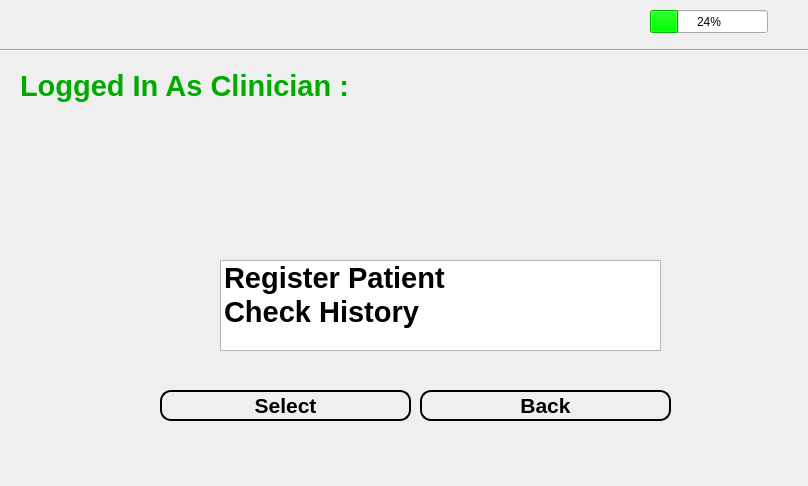
<?xml version="1.0" encoding="UTF-8"?>
<ui version="4.0">
 <class>ClinicianOptions</class>
 <widget class="QWidget" name="ClinicianOptions">
  <property name="geometry">
   <rect>
    <x>0</x>
    <y>0</y>
    <width>808</width>
    <height>486</height>
   </rect>
  </property>
  <property name="windowTitle">
   <string>Form</string>
  </property>
  <widget class="QLabel" name="Date">
   <property name="geometry">
    <rect>
     <x>30</x>
     <y>10</y>
     <width>191</width>
     <height>31</height>
    </rect>
   </property>
   <property name="palette">
    <palette>
     <active>
      <colorrole role="WindowText">
       <brush brushstyle="SolidPattern">
        <color alpha="255">
         <red>0</red>
         <green>0</green>
         <blue>0</blue>
        </color>
       </brush>
      </colorrole>
      <colorrole role="Text">
       <brush brushstyle="SolidPattern">
        <color alpha="255">
         <red>0</red>
         <green>0</green>
         <blue>0</blue>
        </color>
       </brush>
      </colorrole>
      <colorrole role="LinkVisited">
       <brush brushstyle="SolidPattern">
        <color alpha="255">
         <red>0</red>
         <green>0</green>
         <blue>0</blue>
        </color>
       </brush>
      </colorrole>
      <colorrole role="ToolTipText">
       <brush brushstyle="SolidPattern">
        <color alpha="255">
         <red>255</red>
         <green>255</green>
         <blue>255</blue>
        </color>
       </brush>
      </colorrole>
     </active>
     <inactive>
      <colorrole role="WindowText">
       <brush brushstyle="SolidPattern">
        <color alpha="255">
         <red>0</red>
         <green>0</green>
         <blue>0</blue>
        </color>
       </brush>
      </colorrole>
      <colorrole role="Text">
       <brush brushstyle="SolidPattern">
        <color alpha="255">
         <red>0</red>
         <green>0</green>
         <blue>0</blue>
        </color>
       </brush>
      </colorrole>
      <colorrole role="LinkVisited">
       <brush brushstyle="SolidPattern">
        <color alpha="255">
         <red>0</red>
         <green>0</green>
         <blue>0</blue>
        </color>
       </brush>
      </colorrole>
      <colorrole role="ToolTipText">
       <brush brushstyle="SolidPattern">
        <color alpha="255">
         <red>255</red>
         <green>255</green>
         <blue>255</blue>
        </color>
       </brush>
      </colorrole>
     </inactive>
     <disabled>
      <colorrole role="WindowText">
       <brush brushstyle="SolidPattern">
        <color alpha="255">
         <red>120</red>
         <green>120</green>
         <blue>120</blue>
        </color>
       </brush>
      </colorrole>
      <colorrole role="Text">
       <brush brushstyle="SolidPattern">
        <color alpha="255">
         <red>120</red>
         <green>120</green>
         <blue>120</blue>
        </color>
       </brush>
      </colorrole>
      <colorrole role="LinkVisited">
       <brush brushstyle="SolidPattern">
        <color alpha="255">
         <red>0</red>
         <green>0</green>
         <blue>0</blue>
        </color>
       </brush>
      </colorrole>
      <colorrole role="ToolTipText">
       <brush brushstyle="SolidPattern">
        <color alpha="255">
         <red>255</red>
         <green>255</green>
         <blue>255</blue>
        </color>
       </brush>
      </colorrole>
     </disabled>
    </palette>
   </property>
   <property name="font">
    <font>
     <pointsize>14</pointsize>
     <weight>75</weight>
     <bold>true</bold>
    </font>
   </property>
   <property name="text">
    <string/>
   </property>
  </widget>
  <widget class="Line" name="line">
   <property name="geometry">
    <rect>
     <x>0</x>
     <y>40</y>
     <width>811</width>
     <height>20</height>
    </rect>
   </property>
   <property name="font">
    <font>
     <weight>75</weight>
     <bold>true</bold>
    </font>
   </property>
   <property name="orientation">
    <enum>Qt::Horizontal</enum>
   </property>
  </widget>
  <widget class="QLabel" name="Time">
   <property name="geometry">
    <rect>
     <x>340</x>
     <y>10</y>
     <width>181</width>
     <height>31</height>
    </rect>
   </property>
   <property name="palette">
    <palette>
     <active>
      <colorrole role="WindowText">
       <brush brushstyle="SolidPattern">
        <color alpha="255">
         <red>0</red>
         <green>0</green>
         <blue>0</blue>
        </color>
       </brush>
      </colorrole>
      <colorrole role="Text">
       <brush brushstyle="SolidPattern">
        <color alpha="255">
         <red>0</red>
         <green>0</green>
         <blue>0</blue>
        </color>
       </brush>
      </colorrole>
      <colorrole role="ToolTipText">
       <brush brushstyle="SolidPattern">
        <color alpha="255">
         <red>255</red>
         <green>255</green>
         <blue>255</blue>
        </color>
       </brush>
      </colorrole>
     </active>
     <inactive>
      <colorrole role="WindowText">
       <brush brushstyle="SolidPattern">
        <color alpha="255">
         <red>0</red>
         <green>0</green>
         <blue>0</blue>
        </color>
       </brush>
      </colorrole>
      <colorrole role="Text">
       <brush brushstyle="SolidPattern">
        <color alpha="255">
         <red>0</red>
         <green>0</green>
         <blue>0</blue>
        </color>
       </brush>
      </colorrole>
      <colorrole role="ToolTipText">
       <brush brushstyle="SolidPattern">
        <color alpha="255">
         <red>255</red>
         <green>255</green>
         <blue>255</blue>
        </color>
       </brush>
      </colorrole>
     </inactive>
     <disabled>
      <colorrole role="WindowText">
       <brush brushstyle="SolidPattern">
        <color alpha="255">
         <red>120</red>
         <green>120</green>
         <blue>120</blue>
        </color>
       </brush>
      </colorrole>
      <colorrole role="Text">
       <brush brushstyle="SolidPattern">
        <color alpha="255">
         <red>120</red>
         <green>120</green>
         <blue>120</blue>
        </color>
       </brush>
      </colorrole>
      <colorrole role="ToolTipText">
       <brush brushstyle="SolidPattern">
        <color alpha="255">
         <red>255</red>
         <green>255</green>
         <blue>255</blue>
        </color>
       </brush>
      </colorrole>
     </disabled>
    </palette>
   </property>
   <property name="font">
    <font>
     <pointsize>14</pointsize>
     <weight>75</weight>
     <italic>false</italic>
     <bold>true</bold>
    </font>
   </property>
   <property name="text">
    <string/>
   </property>
  </widget>
  <widget class="QProgressBar" name="progressBar">
   <property name="geometry">
    <rect>
     <x>650</x>
     <y>10</y>
     <width>118</width>
     <height>23</height>
    </rect>
   </property>
   <property name="palette">
    <palette>
     <active>
      <colorrole role="WindowText">
       <brush brushstyle="SolidPattern">
        <color alpha="255">
         <red>0</red>
         <green>0</green>
         <blue>0</blue>
        </color>
       </brush>
      </colorrole>
      <colorrole role="Text">
       <brush brushstyle="SolidPattern">
        <color alpha="255">
         <red>0</red>
         <green>0</green>
         <blue>0</blue>
        </color>
       </brush>
      </colorrole>
      <colorrole role="Highlight">
       <brush brushstyle="SolidPattern">
        <color alpha="255">
         <red>0</red>
         <green>255</green>
         <blue>0</blue>
        </color>
       </brush>
      </colorrole>
      <colorrole role="ToolTipText">
       <brush brushstyle="SolidPattern">
        <color alpha="255">
         <red>255</red>
         <green>255</green>
         <blue>255</blue>
        </color>
       </brush>
      </colorrole>
     </active>
     <inactive>
      <colorrole role="WindowText">
       <brush brushstyle="SolidPattern">
        <color alpha="255">
         <red>0</red>
         <green>0</green>
         <blue>0</blue>
        </color>
       </brush>
      </colorrole>
      <colorrole role="Text">
       <brush brushstyle="SolidPattern">
        <color alpha="255">
         <red>0</red>
         <green>0</green>
         <blue>0</blue>
        </color>
       </brush>
      </colorrole>
      <colorrole role="Highlight">
       <brush brushstyle="SolidPattern">
        <color alpha="255">
         <red>0</red>
         <green>255</green>
         <blue>0</blue>
        </color>
       </brush>
      </colorrole>
      <colorrole role="ToolTipText">
       <brush brushstyle="SolidPattern">
        <color alpha="255">
         <red>255</red>
         <green>255</green>
         <blue>255</blue>
        </color>
       </brush>
      </colorrole>
     </inactive>
     <disabled>
      <colorrole role="WindowText">
       <brush brushstyle="SolidPattern">
        <color alpha="255">
         <red>120</red>
         <green>120</green>
         <blue>120</blue>
        </color>
       </brush>
      </colorrole>
      <colorrole role="Text">
       <brush brushstyle="SolidPattern">
        <color alpha="255">
         <red>120</red>
         <green>120</green>
         <blue>120</blue>
        </color>
       </brush>
      </colorrole>
      <colorrole role="Highlight">
       <brush brushstyle="SolidPattern">
        <color alpha="255">
         <red>51</red>
         <green>153</green>
         <blue>255</blue>
        </color>
       </brush>
      </colorrole>
      <colorrole role="ToolTipText">
       <brush brushstyle="SolidPattern">
        <color alpha="255">
         <red>255</red>
         <green>255</green>
         <blue>255</blue>
        </color>
       </brush>
      </colorrole>
     </disabled>
    </palette>
   </property>
   <property name="value">
    <number>24</number>
   </property>
  </widget>
  <widget class="QListWidget" name="listWidget">
   <property name="geometry">
    <rect>
     <x>220</x>
     <y>260</y>
     <width>441</width>
     <height>91</height>
    </rect>
   </property>
   <property name="font">
    <font>
     <pointsize>22</pointsize>
     <weight>75</weight>
     <bold>true</bold>
    </font>
   </property>
   <item>
    <property name="text">
     <string>Register Patient</string>
    </property>
   </item>
   <item>
    <property name="text">
     <string>Check History</string>
    </property>
   </item>
  </widget>
  <widget class="QLabel" name="label_2">
   <property name="geometry">
    <rect>
     <x>10</x>
     <y>140</y>
     <width>551</width>
     <height>51</height>
    </rect>
   </property>
   <property name="palette">
    <palette>
     <active>
      <colorrole role="WindowText">
       <brush brushstyle="SolidPattern">
        <color alpha="255">
         <red>0</red>
         <green>0</green>
         <blue>0</blue>
        </color>
       </brush>
      </colorrole>
      <colorrole role="Button">
       <brush brushstyle="SolidPattern">
        <color alpha="255">
         <red>170</red>
         <green>0</green>
         <blue>0</blue>
        </color>
       </brush>
      </colorrole>
      <colorrole role="Light">
       <brush brushstyle="SolidPattern">
        <color alpha="255">
         <red>255</red>
         <green>0</green>
         <blue>0</blue>
        </color>
       </brush>
      </colorrole>
      <colorrole role="Midlight">
       <brush brushstyle="SolidPattern">
        <color alpha="255">
         <red>212</red>
         <green>0</green>
         <blue>0</blue>
        </color>
       </brush>
      </colorrole>
      <colorrole role="Dark">
       <brush brushstyle="SolidPattern">
        <color alpha="255">
         <red>85</red>
         <green>0</green>
         <blue>0</blue>
        </color>
       </brush>
      </colorrole>
      <colorrole role="Mid">
       <brush brushstyle="SolidPattern">
        <color alpha="255">
         <red>113</red>
         <green>0</green>
         <blue>0</blue>
        </color>
       </brush>
      </colorrole>
      <colorrole role="Text">
       <brush brushstyle="SolidPattern">
        <color alpha="255">
         <red>0</red>
         <green>0</green>
         <blue>0</blue>
        </color>
       </brush>
      </colorrole>
      <colorrole role="BrightText">
       <brush brushstyle="SolidPattern">
        <color alpha="255">
         <red>255</red>
         <green>255</green>
         <blue>255</blue>
        </color>
       </brush>
      </colorrole>
      <colorrole role="ButtonText">
       <brush brushstyle="SolidPattern">
        <color alpha="255">
         <red>0</red>
         <green>0</green>
         <blue>0</blue>
        </color>
       </brush>
      </colorrole>
      <colorrole role="Base">
       <brush brushstyle="SolidPattern">
        <color alpha="255">
         <red>255</red>
         <green>255</green>
         <blue>255</blue>
        </color>
       </brush>
      </colorrole>
      <colorrole role="Window">
       <brush brushstyle="SolidPattern">
        <color alpha="255">
         <red>170</red>
         <green>0</green>
         <blue>0</blue>
        </color>
       </brush>
      </colorrole>
      <colorrole role="Shadow">
       <brush brushstyle="SolidPattern">
        <color alpha="255">
         <red>0</red>
         <green>0</green>
         <blue>0</blue>
        </color>
       </brush>
      </colorrole>
      <colorrole role="AlternateBase">
       <brush brushstyle="SolidPattern">
        <color alpha="255">
         <red>212</red>
         <green>127</green>
         <blue>127</blue>
        </color>
       </brush>
      </colorrole>
      <colorrole role="ToolTipBase">
       <brush brushstyle="SolidPattern">
        <color alpha="255">
         <red>255</red>
         <green>255</green>
         <blue>220</blue>
        </color>
       </brush>
      </colorrole>
      <colorrole role="ToolTipText">
       <brush brushstyle="SolidPattern">
        <color alpha="255">
         <red>0</red>
         <green>0</green>
         <blue>0</blue>
        </color>
       </brush>
      </colorrole>
     </active>
     <inactive>
      <colorrole role="WindowText">
       <brush brushstyle="SolidPattern">
        <color alpha="255">
         <red>0</red>
         <green>0</green>
         <blue>0</blue>
        </color>
       </brush>
      </colorrole>
      <colorrole role="Button">
       <brush brushstyle="SolidPattern">
        <color alpha="255">
         <red>170</red>
         <green>0</green>
         <blue>0</blue>
        </color>
       </brush>
      </colorrole>
      <colorrole role="Light">
       <brush brushstyle="SolidPattern">
        <color alpha="255">
         <red>255</red>
         <green>0</green>
         <blue>0</blue>
        </color>
       </brush>
      </colorrole>
      <colorrole role="Midlight">
       <brush brushstyle="SolidPattern">
        <color alpha="255">
         <red>212</red>
         <green>0</green>
         <blue>0</blue>
        </color>
       </brush>
      </colorrole>
      <colorrole role="Dark">
       <brush brushstyle="SolidPattern">
        <color alpha="255">
         <red>85</red>
         <green>0</green>
         <blue>0</blue>
        </color>
       </brush>
      </colorrole>
      <colorrole role="Mid">
       <brush brushstyle="SolidPattern">
        <color alpha="255">
         <red>113</red>
         <green>0</green>
         <blue>0</blue>
        </color>
       </brush>
      </colorrole>
      <colorrole role="Text">
       <brush brushstyle="SolidPattern">
        <color alpha="255">
         <red>0</red>
         <green>0</green>
         <blue>0</blue>
        </color>
       </brush>
      </colorrole>
      <colorrole role="BrightText">
       <brush brushstyle="SolidPattern">
        <color alpha="255">
         <red>255</red>
         <green>255</green>
         <blue>255</blue>
        </color>
       </brush>
      </colorrole>
      <colorrole role="ButtonText">
       <brush brushstyle="SolidPattern">
        <color alpha="255">
         <red>0</red>
         <green>0</green>
         <blue>0</blue>
        </color>
       </brush>
      </colorrole>
      <colorrole role="Base">
       <brush brushstyle="SolidPattern">
        <color alpha="255">
         <red>255</red>
         <green>255</green>
         <blue>255</blue>
        </color>
       </brush>
      </colorrole>
      <colorrole role="Window">
       <brush brushstyle="SolidPattern">
        <color alpha="255">
         <red>170</red>
         <green>0</green>
         <blue>0</blue>
        </color>
       </brush>
      </colorrole>
      <colorrole role="Shadow">
       <brush brushstyle="SolidPattern">
        <color alpha="255">
         <red>0</red>
         <green>0</green>
         <blue>0</blue>
        </color>
       </brush>
      </colorrole>
      <colorrole role="AlternateBase">
       <brush brushstyle="SolidPattern">
        <color alpha="255">
         <red>212</red>
         <green>127</green>
         <blue>127</blue>
        </color>
       </brush>
      </colorrole>
      <colorrole role="ToolTipBase">
       <brush brushstyle="SolidPattern">
        <color alpha="255">
         <red>255</red>
         <green>255</green>
         <blue>220</blue>
        </color>
       </brush>
      </colorrole>
      <colorrole role="ToolTipText">
       <brush brushstyle="SolidPattern">
        <color alpha="255">
         <red>0</red>
         <green>0</green>
         <blue>0</blue>
        </color>
       </brush>
      </colorrole>
     </inactive>
     <disabled>
      <colorrole role="WindowText">
       <brush brushstyle="SolidPattern">
        <color alpha="255">
         <red>85</red>
         <green>0</green>
         <blue>0</blue>
        </color>
       </brush>
      </colorrole>
      <colorrole role="Button">
       <brush brushstyle="SolidPattern">
        <color alpha="255">
         <red>170</red>
         <green>0</green>
         <blue>0</blue>
        </color>
       </brush>
      </colorrole>
      <colorrole role="Light">
       <brush brushstyle="SolidPattern">
        <color alpha="255">
         <red>255</red>
         <green>0</green>
         <blue>0</blue>
        </color>
       </brush>
      </colorrole>
      <colorrole role="Midlight">
       <brush brushstyle="SolidPattern">
        <color alpha="255">
         <red>212</red>
         <green>0</green>
         <blue>0</blue>
        </color>
       </brush>
      </colorrole>
      <colorrole role="Dark">
       <brush brushstyle="SolidPattern">
        <color alpha="255">
         <red>85</red>
         <green>0</green>
         <blue>0</blue>
        </color>
       </brush>
      </colorrole>
      <colorrole role="Mid">
       <brush brushstyle="SolidPattern">
        <color alpha="255">
         <red>113</red>
         <green>0</green>
         <blue>0</blue>
        </color>
       </brush>
      </colorrole>
      <colorrole role="Text">
       <brush brushstyle="SolidPattern">
        <color alpha="255">
         <red>85</red>
         <green>0</green>
         <blue>0</blue>
        </color>
       </brush>
      </colorrole>
      <colorrole role="BrightText">
       <brush brushstyle="SolidPattern">
        <color alpha="255">
         <red>255</red>
         <green>255</green>
         <blue>255</blue>
        </color>
       </brush>
      </colorrole>
      <colorrole role="ButtonText">
       <brush brushstyle="SolidPattern">
        <color alpha="255">
         <red>85</red>
         <green>0</green>
         <blue>0</blue>
        </color>
       </brush>
      </colorrole>
      <colorrole role="Base">
       <brush brushstyle="SolidPattern">
        <color alpha="255">
         <red>170</red>
         <green>0</green>
         <blue>0</blue>
        </color>
       </brush>
      </colorrole>
      <colorrole role="Window">
       <brush brushstyle="SolidPattern">
        <color alpha="255">
         <red>170</red>
         <green>0</green>
         <blue>0</blue>
        </color>
       </brush>
      </colorrole>
      <colorrole role="Shadow">
       <brush brushstyle="SolidPattern">
        <color alpha="255">
         <red>0</red>
         <green>0</green>
         <blue>0</blue>
        </color>
       </brush>
      </colorrole>
      <colorrole role="AlternateBase">
       <brush brushstyle="SolidPattern">
        <color alpha="255">
         <red>170</red>
         <green>0</green>
         <blue>0</blue>
        </color>
       </brush>
      </colorrole>
      <colorrole role="ToolTipBase">
       <brush brushstyle="SolidPattern">
        <color alpha="255">
         <red>255</red>
         <green>255</green>
         <blue>220</blue>
        </color>
       </brush>
      </colorrole>
      <colorrole role="ToolTipText">
       <brush brushstyle="SolidPattern">
        <color alpha="255">
         <red>0</red>
         <green>0</green>
         <blue>0</blue>
        </color>
       </brush>
      </colorrole>
     </disabled>
    </palette>
   </property>
   <property name="font">
    <font>
     <pointsize>20</pointsize>
     <weight>75</weight>
     <bold>true</bold>
    </font>
   </property>
   <property name="text">
    <string/>
   </property>
  </widget>
  <widget class="QPushButton" name="Select">
   <property name="geometry">
    <rect>
     <x>160</x>
     <y>390</y>
     <width>251</width>
     <height>31</height>
    </rect>
   </property>
   <property name="font">
    <font>
     <pointsize>16</pointsize>
     <weight>75</weight>
     <bold>true</bold>
    </font>
   </property>
   <property name="styleSheet">
    <string notr="true">color: #000000;
border: 2px solid #000;
border-radius: 11px;
padding: 5px;
background: qradialgradient(cx: 0.3, cy: -0.4,
fx: 0.3, fy: -0.4,
radius: 1.35, stop: 0 #fff, stop: 1 #888);
min-width: 80px;</string>
   </property>
   <property name="text">
    <string>Select</string>
   </property>
  </widget>
  <widget class="QPushButton" name="Back">
   <property name="geometry">
    <rect>
     <x>420</x>
     <y>390</y>
     <width>251</width>
     <height>31</height>
    </rect>
   </property>
   <property name="font">
    <font>
     <pointsize>16</pointsize>
     <weight>75</weight>
     <bold>true</bold>
    </font>
   </property>
   <property name="styleSheet">
    <string notr="true">color: #000000;
border: 2px solid #000;
border-radius: 11px;
padding: 5px;
background: qradialgradient(cx: 0.3, cy: -0.4,
fx: 0.3, fy: -0.4,
radius: 1.35, stop: 0 #fff, stop: 1 #888);
min-width: 80px;</string>
   </property>
   <property name="text">
    <string>Back</string>
   </property>
  </widget>
  <widget class="QLabel" name="label">
   <property name="geometry">
    <rect>
     <x>20</x>
     <y>60</y>
     <width>351</width>
     <height>51</height>
    </rect>
   </property>
   <property name="palette">
    <palette>
     <active>
      <colorrole role="WindowText">
       <brush brushstyle="SolidPattern">
        <color alpha="255">
         <red>0</red>
         <green>170</green>
         <blue>0</blue>
        </color>
       </brush>
      </colorrole>
      <colorrole role="Button">
       <brush brushstyle="SolidPattern">
        <color alpha="255">
         <red>0</red>
         <green>170</green>
         <blue>0</blue>
        </color>
       </brush>
      </colorrole>
      <colorrole role="Light">
       <brush brushstyle="SolidPattern">
        <color alpha="255">
         <red>0</red>
         <green>255</green>
         <blue>0</blue>
        </color>
       </brush>
      </colorrole>
      <colorrole role="Midlight">
       <brush brushstyle="SolidPattern">
        <color alpha="255">
         <red>0</red>
         <green>212</green>
         <blue>0</blue>
        </color>
       </brush>
      </colorrole>
      <colorrole role="Dark">
       <brush brushstyle="SolidPattern">
        <color alpha="255">
         <red>0</red>
         <green>85</green>
         <blue>0</blue>
        </color>
       </brush>
      </colorrole>
      <colorrole role="Mid">
       <brush brushstyle="SolidPattern">
        <color alpha="255">
         <red>0</red>
         <green>113</green>
         <blue>0</blue>
        </color>
       </brush>
      </colorrole>
      <colorrole role="Text">
       <brush brushstyle="SolidPattern">
        <color alpha="255">
         <red>0</red>
         <green>170</green>
         <blue>0</blue>
        </color>
       </brush>
      </colorrole>
      <colorrole role="BrightText">
       <brush brushstyle="SolidPattern">
        <color alpha="255">
         <red>255</red>
         <green>255</green>
         <blue>255</blue>
        </color>
       </brush>
      </colorrole>
      <colorrole role="ButtonText">
       <brush brushstyle="SolidPattern">
        <color alpha="255">
         <red>0</red>
         <green>0</green>
         <blue>0</blue>
        </color>
       </brush>
      </colorrole>
      <colorrole role="Base">
       <brush brushstyle="SolidPattern">
        <color alpha="255">
         <red>255</red>
         <green>255</green>
         <blue>255</blue>
        </color>
       </brush>
      </colorrole>
      <colorrole role="Window">
       <brush brushstyle="SolidPattern">
        <color alpha="255">
         <red>0</red>
         <green>170</green>
         <blue>0</blue>
        </color>
       </brush>
      </colorrole>
      <colorrole role="Shadow">
       <brush brushstyle="SolidPattern">
        <color alpha="255">
         <red>0</red>
         <green>0</green>
         <blue>0</blue>
        </color>
       </brush>
      </colorrole>
      <colorrole role="AlternateBase">
       <brush brushstyle="SolidPattern">
        <color alpha="255">
         <red>127</red>
         <green>212</green>
         <blue>127</blue>
        </color>
       </brush>
      </colorrole>
      <colorrole role="ToolTipBase">
       <brush brushstyle="SolidPattern">
        <color alpha="255">
         <red>255</red>
         <green>255</green>
         <blue>220</blue>
        </color>
       </brush>
      </colorrole>
      <colorrole role="ToolTipText">
       <brush brushstyle="SolidPattern">
        <color alpha="255">
         <red>0</red>
         <green>170</green>
         <blue>0</blue>
        </color>
       </brush>
      </colorrole>
     </active>
     <inactive>
      <colorrole role="WindowText">
       <brush brushstyle="SolidPattern">
        <color alpha="255">
         <red>0</red>
         <green>170</green>
         <blue>0</blue>
        </color>
       </brush>
      </colorrole>
      <colorrole role="Button">
       <brush brushstyle="SolidPattern">
        <color alpha="255">
         <red>0</red>
         <green>170</green>
         <blue>0</blue>
        </color>
       </brush>
      </colorrole>
      <colorrole role="Light">
       <brush brushstyle="SolidPattern">
        <color alpha="255">
         <red>0</red>
         <green>255</green>
         <blue>0</blue>
        </color>
       </brush>
      </colorrole>
      <colorrole role="Midlight">
       <brush brushstyle="SolidPattern">
        <color alpha="255">
         <red>0</red>
         <green>212</green>
         <blue>0</blue>
        </color>
       </brush>
      </colorrole>
      <colorrole role="Dark">
       <brush brushstyle="SolidPattern">
        <color alpha="255">
         <red>0</red>
         <green>85</green>
         <blue>0</blue>
        </color>
       </brush>
      </colorrole>
      <colorrole role="Mid">
       <brush brushstyle="SolidPattern">
        <color alpha="255">
         <red>0</red>
         <green>113</green>
         <blue>0</blue>
        </color>
       </brush>
      </colorrole>
      <colorrole role="Text">
       <brush brushstyle="SolidPattern">
        <color alpha="255">
         <red>0</red>
         <green>170</green>
         <blue>0</blue>
        </color>
       </brush>
      </colorrole>
      <colorrole role="BrightText">
       <brush brushstyle="SolidPattern">
        <color alpha="255">
         <red>255</red>
         <green>255</green>
         <blue>255</blue>
        </color>
       </brush>
      </colorrole>
      <colorrole role="ButtonText">
       <brush brushstyle="SolidPattern">
        <color alpha="255">
         <red>0</red>
         <green>0</green>
         <blue>0</blue>
        </color>
       </brush>
      </colorrole>
      <colorrole role="Base">
       <brush brushstyle="SolidPattern">
        <color alpha="255">
         <red>255</red>
         <green>255</green>
         <blue>255</blue>
        </color>
       </brush>
      </colorrole>
      <colorrole role="Window">
       <brush brushstyle="SolidPattern">
        <color alpha="255">
         <red>0</red>
         <green>170</green>
         <blue>0</blue>
        </color>
       </brush>
      </colorrole>
      <colorrole role="Shadow">
       <brush brushstyle="SolidPattern">
        <color alpha="255">
         <red>0</red>
         <green>0</green>
         <blue>0</blue>
        </color>
       </brush>
      </colorrole>
      <colorrole role="AlternateBase">
       <brush brushstyle="SolidPattern">
        <color alpha="255">
         <red>127</red>
         <green>212</green>
         <blue>127</blue>
        </color>
       </brush>
      </colorrole>
      <colorrole role="ToolTipBase">
       <brush brushstyle="SolidPattern">
        <color alpha="255">
         <red>255</red>
         <green>255</green>
         <blue>220</blue>
        </color>
       </brush>
      </colorrole>
      <colorrole role="ToolTipText">
       <brush brushstyle="SolidPattern">
        <color alpha="255">
         <red>0</red>
         <green>170</green>
         <blue>0</blue>
        </color>
       </brush>
      </colorrole>
     </inactive>
     <disabled>
      <colorrole role="WindowText">
       <brush brushstyle="SolidPattern">
        <color alpha="255">
         <red>0</red>
         <green>85</green>
         <blue>0</blue>
        </color>
       </brush>
      </colorrole>
      <colorrole role="Button">
       <brush brushstyle="SolidPattern">
        <color alpha="255">
         <red>0</red>
         <green>170</green>
         <blue>0</blue>
        </color>
       </brush>
      </colorrole>
      <colorrole role="Light">
       <brush brushstyle="SolidPattern">
        <color alpha="255">
         <red>0</red>
         <green>255</green>
         <blue>0</blue>
        </color>
       </brush>
      </colorrole>
      <colorrole role="Midlight">
       <brush brushstyle="SolidPattern">
        <color alpha="255">
         <red>0</red>
         <green>212</green>
         <blue>0</blue>
        </color>
       </brush>
      </colorrole>
      <colorrole role="Dark">
       <brush brushstyle="SolidPattern">
        <color alpha="255">
         <red>0</red>
         <green>85</green>
         <blue>0</blue>
        </color>
       </brush>
      </colorrole>
      <colorrole role="Mid">
       <brush brushstyle="SolidPattern">
        <color alpha="255">
         <red>0</red>
         <green>113</green>
         <blue>0</blue>
        </color>
       </brush>
      </colorrole>
      <colorrole role="Text">
       <brush brushstyle="SolidPattern">
        <color alpha="255">
         <red>0</red>
         <green>85</green>
         <blue>0</blue>
        </color>
       </brush>
      </colorrole>
      <colorrole role="BrightText">
       <brush brushstyle="SolidPattern">
        <color alpha="255">
         <red>255</red>
         <green>255</green>
         <blue>255</blue>
        </color>
       </brush>
      </colorrole>
      <colorrole role="ButtonText">
       <brush brushstyle="SolidPattern">
        <color alpha="255">
         <red>0</red>
         <green>85</green>
         <blue>0</blue>
        </color>
       </brush>
      </colorrole>
      <colorrole role="Base">
       <brush brushstyle="SolidPattern">
        <color alpha="255">
         <red>0</red>
         <green>170</green>
         <blue>0</blue>
        </color>
       </brush>
      </colorrole>
      <colorrole role="Window">
       <brush brushstyle="SolidPattern">
        <color alpha="255">
         <red>0</red>
         <green>170</green>
         <blue>0</blue>
        </color>
       </brush>
      </colorrole>
      <colorrole role="Shadow">
       <brush brushstyle="SolidPattern">
        <color alpha="255">
         <red>0</red>
         <green>0</green>
         <blue>0</blue>
        </color>
       </brush>
      </colorrole>
      <colorrole role="AlternateBase">
       <brush brushstyle="SolidPattern">
        <color alpha="255">
         <red>0</red>
         <green>170</green>
         <blue>0</blue>
        </color>
       </brush>
      </colorrole>
      <colorrole role="ToolTipBase">
       <brush brushstyle="SolidPattern">
        <color alpha="255">
         <red>255</red>
         <green>255</green>
         <blue>220</blue>
        </color>
       </brush>
      </colorrole>
      <colorrole role="ToolTipText">
       <brush brushstyle="SolidPattern">
        <color alpha="255">
         <red>0</red>
         <green>170</green>
         <blue>0</blue>
        </color>
       </brush>
      </colorrole>
     </disabled>
    </palette>
   </property>
   <property name="font">
    <font>
     <pointsize>22</pointsize>
     <weight>75</weight>
     <bold>true</bold>
    </font>
   </property>
   <property name="text">
    <string>Logged In As Clinician :</string>
   </property>
  </widget>
  <widget class="QLabel" name="ClinicianID">
   <property name="geometry">
    <rect>
     <x>380</x>
     <y>60</y>
     <width>111</width>
     <height>51</height>
    </rect>
   </property>
   <property name="font">
    <font>
     <pointsize>22</pointsize>
     <weight>75</weight>
     <bold>true</bold>
    </font>
   </property>
   <property name="text">
    <string/>
   </property>
  </widget>
 </widget>
 <resources/>
 <connections/>
</ui>
